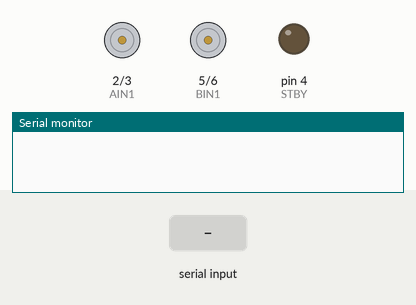
Simulated run of this sketch. Board: Arduino Uno, built with avr-gcc and run on an emulated ATmega328P. On the bench: motor-driver pin pairs drawn as motors (green arrow = first pin HIGH = forward, orange = second pin HIGH = backward, longer = more drive, scaled by the enable pin, stopped while the standby pin is LOW), output pins drawn as LEDs (lit = HIGH), the last lines printed to the serial monitor. The test bench sets the inputs (shaded band).

Above: at 1.2 s.
1.3 s: "w" received over Serial
At 2.1 s:
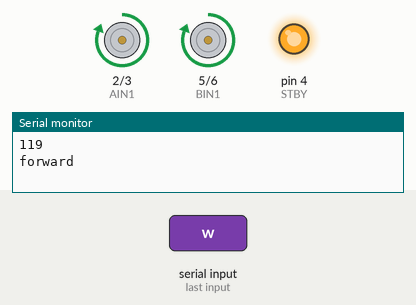
3.8 s: "s" received over Serial
At 4.1 s:
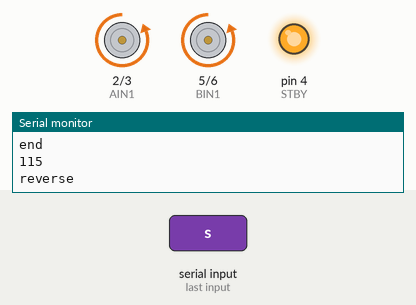
6.3 s: "a" received over Serial
At 7.1 s:
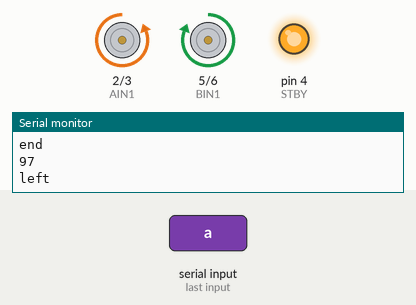
8.8 s: "d" received over Serial
At 9.1 s:
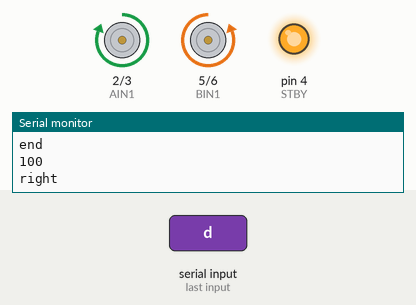
Timing chart, 0 to 11.8 s (numbered marks = the images above; inputs shaded):
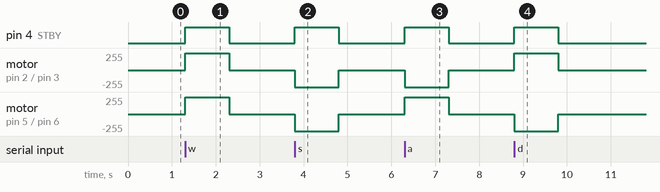

The sketch:

Motor_11-27.ino
```cpp
int AIN1=2;
int AIN2=3;
int STBY=4;
int BIN1=5;
int BIN2=6;
int PWMA=10;
int PWMB=11;
int serialData=0;
int test=0;

void setup() {
  int i;
  for(i=2;i<=6;i++)
  pinMode(i,OUTPUT);
  pinMode(10,OUTPUT);
  pinMode(11,OUTPUT);
  Serial.begin(9600);

}

void forward(){
  digitalWrite(STBY,HIGH);
  digitalWrite(AIN1,HIGH);
  digitalWrite(AIN2,LOW);
  digitalWrite(PWMA,200);
  digitalWrite(BIN1,HIGH);
  digitalWrite(BIN2,LOW);
  digitalWrite(PWMB,200);
  delay(1000);
  digitalWrite(STBY,LOW);
  delay(1000);
}

void reverse(){
  digitalWrite(STBY,HIGH);
  digitalWrite(AIN1,LOW);
  digitalWrite(AIN2,HIGH);
  digitalWrite(PWMA,200);
  digitalWrite(BIN1,LOW);
  digitalWrite(BIN2,HIGH);
  digitalWrite(PWMB,200);
  delay(1000);
  digitalWrite(STBY,LOW);
  delay(1000);
}

void left(){
  digitalWrite(STBY,HIGH);
  digitalWrite(AIN1,LOW);
  digitalWrite(AIN2,HIGH);
  digitalWrite(PWMA,200);
  digitalWrite(BIN1,HIGH);
  digitalWrite(BIN2,LOW);
  digitalWrite(PWMB,200);
  delay(1000);
  digitalWrite(STBY,LOW);
  delay(1000);
}

void right(){
  digitalWrite(STBY,HIGH);
  digitalWrite(AIN1,HIGH);
  digitalWrite(AIN2,LOW);
  digitalWrite(PWMA,200);
  digitalWrite(BIN1,LOW);
  digitalWrite(BIN2,HIGH);
  digitalWrite(PWMB,200);
  delay(1000);
  digitalWrite(STBY,LOW);
  delay(1000);
}


void loop() {
  if (Serial.available() > 0)
  {

    serialData=Serial.read();
    Serial.println(serialData);
    switch(serialData)
    {

    case 119:
      {
        Serial.println("forward");
        forward();
        break;

      }
    case 115:
      {
        Serial.println("reverse");
        reverse();
        break;
      }
    case 97:
      {
        Serial.println("left");
        left();
        break;
      }
    case 100:
      {
        Serial.println("right");
        right();
        break;
      }

    }
    Serial.println("end");
 }


}
```

Measured:
- after the input at 1.3 s, pin 4 (STBY): LOW → HIGH at once, → LOW 1.0 s later; motor on pin 2 (AIN1) / pin 3 (AIN2), motor on pin 5 (BIN1) / pin 6 (BIN2): stopped → forward 255/255 at once, → stopped 1.0 s later
- after the input at 3.8 s, pin 4 (STBY): LOW → HIGH at once, → LOW 1.0 s later; motor on pin 2 (AIN1) / pin 3 (AIN2), motor on pin 5 (BIN1) / pin 6 (BIN2): stopped → backward 255/255 at once, → stopped 1.0 s later
- after the input at 6.3 s, pin 4 (STBY): LOW → HIGH at once, → LOW 1.0 s later; motor on pin 2 (AIN1) / pin 3 (AIN2): stopped → backward 255/255 at once, → stopped 1.0 s later; motor on pin 5 (BIN1) / pin 6 (BIN2): stopped → forward 255/255 at once, → stopped 1.0 s later
- after the input at 8.8 s, pin 4 (STBY): LOW → HIGH at once, → LOW 1.0 s later; motor on pin 2 (AIN1) / pin 3 (AIN2): stopped → forward 255/255 at once, → stopped 1.0 s later; motor on pin 5 (BIN1) / pin 6 (BIN2): stopped → backward 255/255 at once, → stopped 1.0 s later
